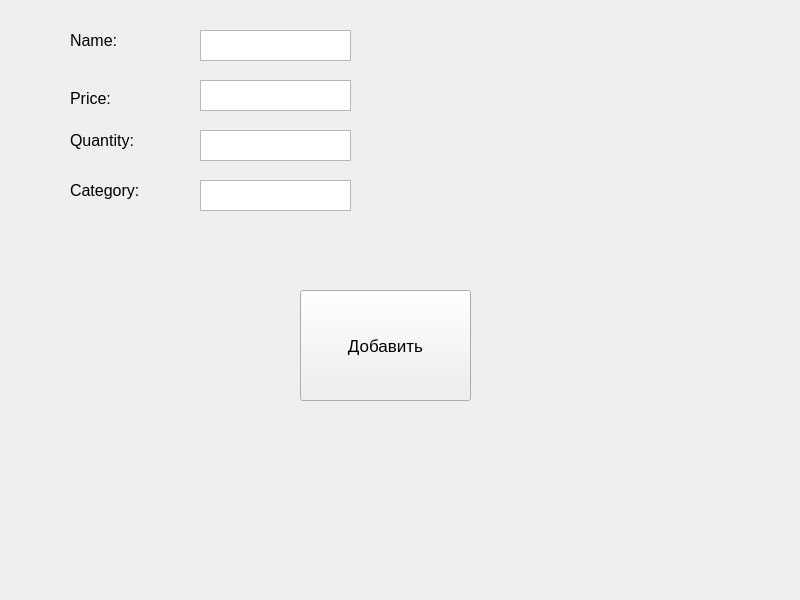
<?xml version="1.0" encoding="UTF-8"?>
<ui version="4.0">
 <class>MainWindow</class>
 <widget class="QMainWindow" name="MainWindow">
  <property name="geometry">
   <rect>
    <x>0</x>
    <y>0</y>
    <width>800</width>
    <height>600</height>
   </rect>
  </property>
  <property name="windowTitle">
   <string>MainWindow</string>
  </property>
  <widget class="QWidget" name="centralwidget">
   <widget class="QPushButton" name="insert_button">
    <property name="geometry">
     <rect>
      <x>300</x>
      <y>290</y>
      <width>171</width>
      <height>111</height>
     </rect>
    </property>
    <property name="font">
     <font>
      <pointsize>13</pointsize>
     </font>
    </property>
    <property name="text">
     <string>Добавить</string>
    </property>
   </widget>
   <widget class="QLabel" name="name_label">
    <property name="geometry">
     <rect>
      <x>70</x>
      <y>30</y>
      <width>81</width>
      <height>21</height>
     </rect>
    </property>
    <property name="font">
     <font>
      <pointsize>12</pointsize>
     </font>
    </property>
    <property name="text">
     <string>Name:</string>
    </property>
   </widget>
   <widget class="QLabel" name="price_label">
    <property name="geometry">
     <rect>
      <x>70</x>
      <y>90</y>
      <width>71</width>
      <height>16</height>
     </rect>
    </property>
    <property name="font">
     <font>
      <pointsize>12</pointsize>
     </font>
    </property>
    <property name="text">
     <string>Price:</string>
    </property>
   </widget>
   <widget class="QLabel" name="quantity_label">
    <property name="geometry">
     <rect>
      <x>70</x>
      <y>130</y>
      <width>81</width>
      <height>21</height>
     </rect>
    </property>
    <property name="font">
     <font>
      <pointsize>12</pointsize>
     </font>
    </property>
    <property name="text">
     <string>Quantity:</string>
    </property>
   </widget>
   <widget class="QLabel" name="category_label">
    <property name="geometry">
     <rect>
      <x>70</x>
      <y>180</y>
      <width>171</width>
      <height>21</height>
     </rect>
    </property>
    <property name="font">
     <font>
      <pointsize>12</pointsize>
     </font>
    </property>
    <property name="text">
     <string>Category:</string>
    </property>
   </widget>
   <widget class="QPlainTextEdit" name="name_plain_text_edit">
    <property name="geometry">
     <rect>
      <x>200</x>
      <y>30</y>
      <width>151</width>
      <height>31</height>
     </rect>
    </property>
   </widget>
   <widget class="QPlainTextEdit" name="price_plain_text_edit">
    <property name="geometry">
     <rect>
      <x>200</x>
      <y>80</y>
      <width>151</width>
      <height>31</height>
     </rect>
    </property>
   </widget>
   <widget class="QPlainTextEdit" name="quantity_plaint_text_edit">
    <property name="geometry">
     <rect>
      <x>200</x>
      <y>130</y>
      <width>151</width>
      <height>31</height>
     </rect>
    </property>
   </widget>
   <widget class="QPlainTextEdit" name="category_plain_text_edit">
    <property name="geometry">
     <rect>
      <x>200</x>
      <y>180</y>
      <width>151</width>
      <height>31</height>
     </rect>
    </property>
   </widget>
  </widget>
 </widget>
 <resources/>
 <connections/>
</ui>
